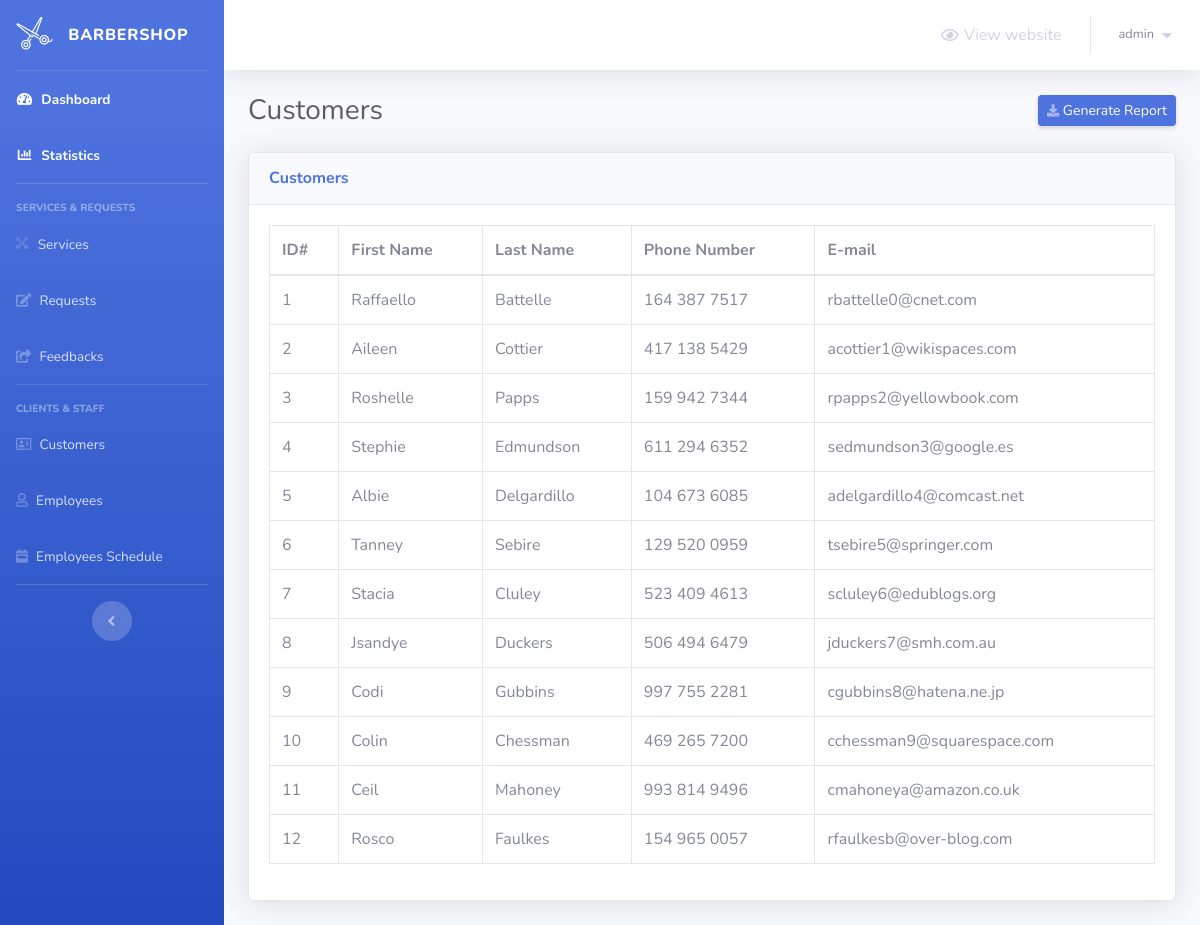
/Admin/clients.php (signed in), run on the app's committed database.
### tables this page shows
CREATE TABLE `customers` (
  `customer_id` int(5) NOT NULL,
  `first_name` varchar(30) NOT NULL,
  `last_name` varchar(30) NOT NULL,
  `phone_number` varchar(30) NOT NULL,
  `customer_email` varchar(50) NOT NULL
);

### Admin/clients.php (the view, shortened to what this page needs)
<?php
    include 'connect.php';
    include 'Includes/templates/header.php';
    if(isset($_SESSION['username_barbershop_Xw211qAAsq4']) && isset($_SESSION['password_barbershop_Xw211qAAsq4']))
    {
?>
        <div class="container-fluid">
            <div class="d-sm-flex align-items-center justify-content-between mb-4">
                <h1 class="h3 mb-0 text-gray-800">Customers</h1>
                <a href="#" class="d-none d-sm-inline-block btn btn-sm btn-primary shadow-sm">
                    <i class="fas fa-download fa-sm text-white-50"></i>
                    Generate Report
                </a>
            </div>
            <?php
                $stmt = $con->prepare("SELECT * FROM customers");
                $stmt->execute();
                $rows_customers = $stmt->fetchAll();
            ?>
            <div class="card shadow mb-4">
                <div class="card-header py-3">
                    <h6 class="m-0 font-weight-bold text-primary">Customers</h6>
                </div>
                <div class="card-body">
                    <div class="table-responsive">
                        <table class="table table-bordered">
                            <thead>
                                <tr>
                                    <th scope="col">ID#</th>
                                    <th scope="col">First Name</th>
                                    <th scope="col">Last Name</th>
                                    <th scope="col">Phone Number</th>
                                    <th scope="col">E-mail</th>
                                </tr>
                            </thead>
                            <tbody>
                                <?php
                                    foreach($rows_customers as $customer)
                                    {
                                        echo "<tr>";
                                            echo "<td>";
                                                echo $customer['customer_id'];
                                            echo "</td>";
                                            echo "<td>";
                                                echo $customer['first_name'];
                                            echo "</td>";
                                            echo "<td>";
                                                echo $customer['last_name'];
                                            echo "</td>";
                                            echo "<td>";
                                                echo $customer['phone_number'];
                                            echo "</td>";
                                            echo "<td>";
                                                echo $customer['customer_email'];
                                            echo "</td>";
                                        echo "</tr>";
                                    }
                                ?>
                            </tbody>
                        </table>
                    </div>
                </div>
            </div>
        </div>
<?php
        include 'Includes/templates/footer.php';
    }
    else
    {
        header('Location: login.php');
        exit();
    }
?>

### data on the page
customers: customer_id "1", first_name "Raffaello", last_name "Battelle", phone_number "164 387 7517", customer_email "rbattelle0@cnet.com"
customers: customer_id "2", first_name "Aileen", last_name "Cottier", phone_number "417 138 5429", customer_email "acottier1@wikispaces.com"
customers: customer_id "3", first_name "Roshelle", last_name "Papps", phone_number "159 942 7344", customer_email "rpapps2@yellowbook.com"
customers: customer_id "4", first_name "Stephie", last_name "Edmundson", phone_number "611 294 6352", customer_email "sedmundson3@google.es"
customers: customer_id "5", first_name "Albie", last_name "Delgardillo", phone_number "104 673 6085", customer_email "adelgardillo4@comcast.net"
customers: customer_id "6", first_name "Tanney", last_name "Sebire", phone_number "129 520 0959", customer_email "tsebire5@springer.com"
customers: customer_id "7", first_name "Stacia", last_name "Cluley", phone_number "523 409 4613", customer_email "scluley6@edublogs.org"
customers: customer_id "8", first_name "Jsandye", last_name "Duckers", phone_number "506 494 6479", customer_email "jduckers7@smh.com.au"
customers: customer_id "9", first_name "Codi", last_name "Gubbins", phone_number "997 755 2281", customer_email "cgubbins8@hatena.ne.jp"
customers: customer_id "10", first_name "Colin", last_name "Chessman", phone_number "469 265 7200", customer_email "cchessman9@squarespace.com"
customers: customer_id "11", first_name "Ceil", last_name "Mahoney", phone_number "993 814 9496", customer_email "cmahoneya@amazon.co.uk"
customers: customer_id "12", first_name "Rosco", last_name "Faulkes", phone_number "154 965 0057", customer_email "rfaulkesb@over-blog.com"

### other printed values
$_SESSION['username_barbershop_Xw211qAAsq4'] "admin"
